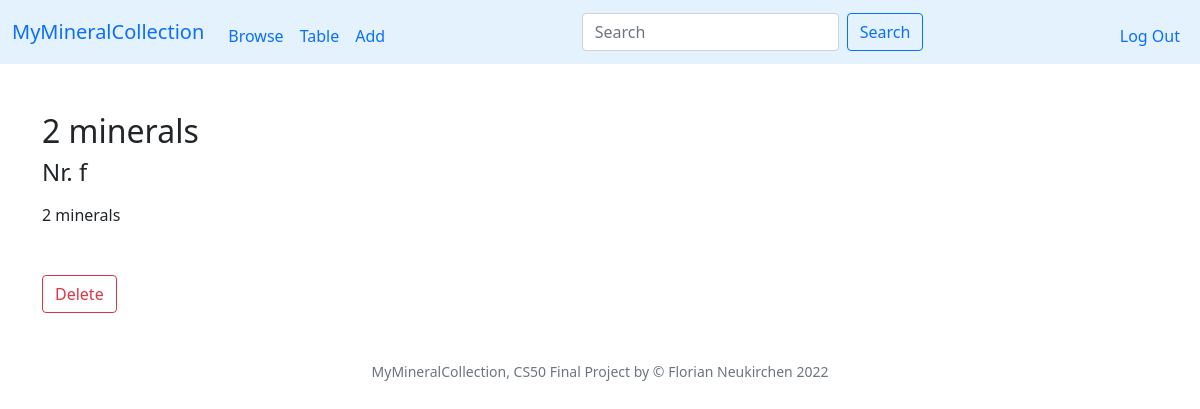
Page /view?id=48 (signed in) on the earlier database version.
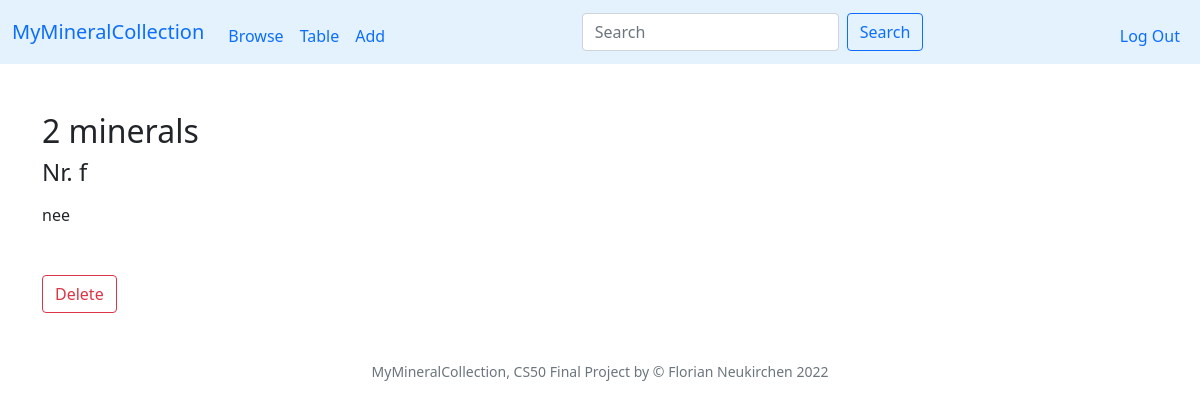
Same page on the later database version.
### tables this page shows
CREATE TABLE specimen (id INTEGER PRIMARY KEY AUTOINCREMENT NOT NULL, user_id INTEGER NOT NULL, my_id TEXT, title TEXT, locality TEXT, day INTEGER, month INTEGER, year INTEGER, storage TEXT, timestamp TEXT, thumbnail TEXT);

### app.py (the view)
@app.route("/view")
@login_required
def viewspecimen():
    id = request.args.get("id")
    if not id:
        return redirect("/")
    rows = db.execute("SELECT * FROM specimen WHERE user_id = ? AND id = ?", session["user_id"], id)
    if len(rows) != 1:
        return apology("Invalid specimen ID")
    row = rows[0]
    row['minerals'] = db.execute("SELECT minerals.name AS name, minerals.chemistry AS chemistry, minerals.crystal_system AS crystal_system FROM minerals JOIN specmin ON minerals.symbol = specmin.min_symbol WHERE specmin.specimen_id = ? ORDER BY name", id)
    row['tags'] = db.execute("SELECT tags.tag AS tag FROM tags JOIN specimen ON tags.specimen_id = specimen.id WHERE specimen.id = ? ORDER BY tag", row['id'])
    row['images'] = db.execute("SELECT file FROM images JOIN specimen ON images.specimen_id = specimen.id WHERE specimen.id = ?", row['id'])
    return render_template("view.html", row=row)

### app.py (called while the page is built)
@app.after_request
def after_request(response):
    response.headers["Cache-Control"] = "no-cache, no-store, must-revalidate"
    response.headers["Expires"] = 0
    response.headers["Pragma"] = "no-cache"
    return response

### helpers.py (called while the page is built)
def login_required(f):
    @wraps(f)
    def decorated_function(*args, **kwargs):
        if session.get("user_id") is None:
            return redirect("/login")
        return f(*args, **kwargs)
    return decorated_function

def addnr(value):
    if not value:
        return ""
    return 'Nr. ' + value

### templates/view.html (shortened to what this page needs)
{% extends "layout.html" %}
{% block main %}
<div class="container-lg text-start">
    <h2>{{ row['title'] }}</h2>
    <div class="h4">{{ row['my_id'] | addnr }}</div>
    <div>{{ row['storage'] }}</div>
    <div class="mt-5">
    <form action="/delete" method="post">
        <input class="btn btn-outline-danger" type="submit" value="Delete">
    </form>
    </div>
</div>
{% endblock %}

### templates/layout.html (shortened to what this page needs)
<!DOCTYPE html>
<html lang="en">
    <head>
        <link href="https://cdn.jsdelivr.net/npm/bootstrap@5.1.3/dist/css/bootstrap.min.css" rel="stylesheet">
        <link href="/static/styles.css" rel="stylesheet">
    </head>
    <body>
        <nav class="navbar navbar-expand-md myblue">
            <div class="container-fluid">
                <a class="navbar-brand" href="/">MyMineralCollection</a>
                <div class="collapse navbar-collapse" id="navbarNav">
                    {% if session["user_id"] %}
                        <ul class="navbar-nav me-auto mt-2 mb-lg-0">
                            <li class="nav-item"><a class="nav-link" href="/">Browse</a></li>
                            <li class="nav-item"><a class="nav-link" href="/table">Table</a></li>
                            <li class="nav-item"><a class="nav-link" href="/add">Add</a></li>
                        </ul>
                        <form class="d-flex" role="search" action="/">
                            <input class="form-control me-2" type="search" name="search" placeholder="Search" aria-label="Search">
                            <button class="btn btn-outline-primary" type="submit">Search</button>
                        </form>
                        <ul class="navbar-nav ms-auto mt-2">
                            <li class="nav-item"><a class="nav-link" href="/logout">Log Out</a></li>
                        </ul>
                    {% else %}
                        <ul class="navbar-nav ms-auto mt-2">
                            <li class="nav-item"><a class="nav-link" href="/register">Register</a></li>
                            <li class="nav-item"><a class="nav-link" href="/login">Log In</a></li>
                        </ul>
                    {% endif %}
                </div>
            </div>
        </nav>
        <main class="container-fluid py-5 text-center">
            {% block main %}{% endblock %}
        </main>
        <footer class="mb-5 small text-center text-muted">
            MyMineralCollection, CS50 Final Project by &#169; Florian Neukirchen 2022
        </footer>
    </body>
</html>

### static/styles.css (style rules this page uses)
.myblue { background-color: #e3f2fd; }

Differences in the rows shown:
changed specimen "2 minerals": storage "2 minerals" → "nee"
